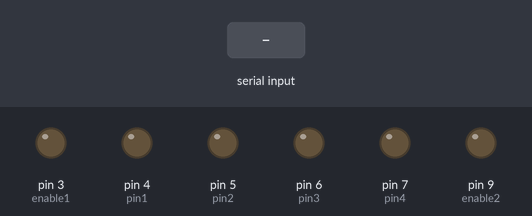
The sketch below on a simulated Arduino Uno, built with avr-gcc and run on an emulated ATmega328P. On the bench: output pins drawn as LEDs (lit = HIGH). The inputs (shaded band) are chosen by the test bench.

Above: at 1.2 s.
1.3 s: "F" received over Serial
At 2.1 s:
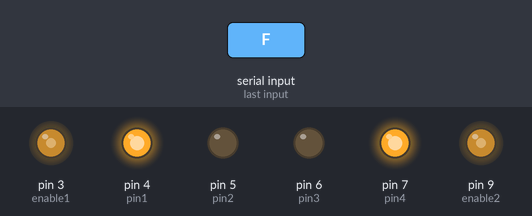
2.8 s: "R" received over Serial
At 3.3 s:
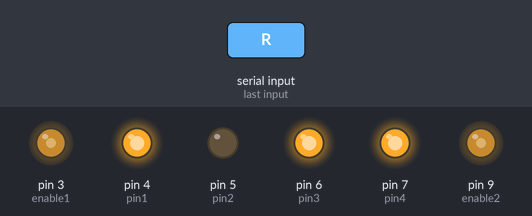
4.3 s: "L" received over Serial
At 5.5 s:
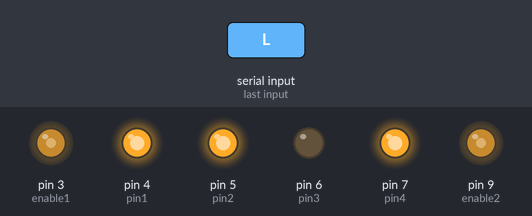
5.8 s: "B" received over Serial
At 6.8 s:
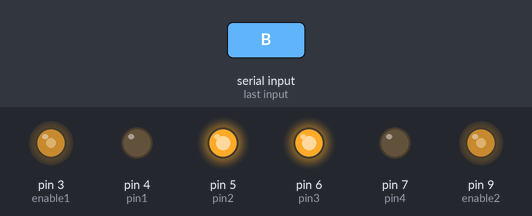
7.3 s: "R" received over Serial
At 7.9 s:
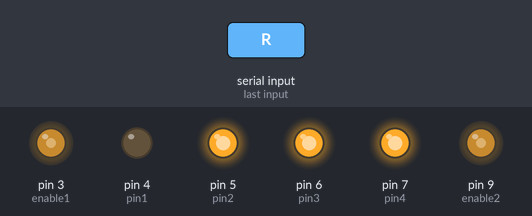
8.8 s: "L" received over Serial
At 10.2 s:
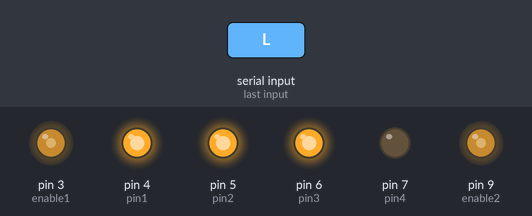
Timing chart, 0 to 11.3 s (numbered marks = the images above; inputs shaded):
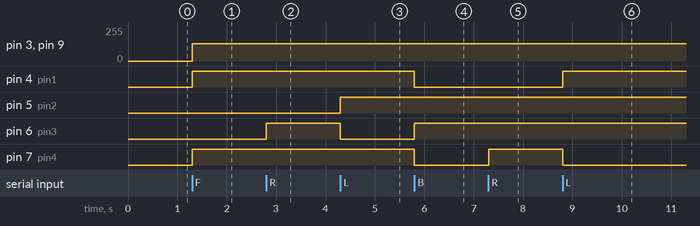

The sketch:

car.ino
```cpp
class car
{
  public:
    uint8_t pin1 = 4;
    uint8_t pin2 = 5;
    uint8_t pin3 = 6;
    uint8_t pin4 = 7;

    uint8_t enable1 = 3;
    uint8_t enable2 = 9;

    byte Speed = 130;
    bool Dir = 0;

    char val;
    car(uint8_t pin1, uint8_t pin2, uint8_t pin3, uint8_t pin4, uint8_t enable1, uint8_t enable2)
    {
      this->pin1 = pin1;
      this->pin2 = pin2;
      this->pin3 = pin3;
      this->pin4 = pin4;

      this->enable1 = enable1;
      this->enable2 = enable2;
    }

    void SetupCar()
    {
      pinMode(pin1, OUTPUT);
      pinMode(pin2, OUTPUT);
      pinMode(pin3, OUTPUT);
      pinMode(pin4, OUTPUT);
      pinMode(enable1, OUTPUT);
      pinMode(enable2, OUTPUT);
    }

    void Go(byte Speed)
    {
      analogWrite(enable1, Speed);
      analogWrite(enable2, Speed);
      digitalWrite(pin1, LOW);
      digitalWrite(pin2, HIGH);
      digitalWrite(pin3, LOW);
      digitalWrite(pin4, HIGH);
    }
    void GoBack(byte Speed)
    {
      analogWrite(enable1, Speed);
      analogWrite(enable2, Speed);
      digitalWrite(pin1, HIGH);
      digitalWrite(pin2, LOW);
      digitalWrite(pin3, HIGH);
      digitalWrite(pin4, LOW);
    }

    void Stop()
    {
      analogWrite(enable1, 0);
      analogWrite(enable2, 0);
      digitalWrite(pin1, LOW);
      digitalWrite(pin2, LOW);
      digitalWrite(pin3, LOW);
      digitalWrite(pin4, LOW);
    }

    void TurnRight(byte Speed)
    {
      analogWrite(enable1, Speed);
      analogWrite(enable2, Speed);
      digitalWrite(pin1, LOW);
      digitalWrite(pin2, HIGH);
      digitalWrite(pin3, HIGH);
      digitalWrite(pin4, HIGH);
    }

    void BackRight(byte Speed)
    {
      analogWrite(enable1, Speed);
      digitalWrite(pin1, HIGH);
      digitalWrite(pin2, LOW);

      analogWrite(enable2, Speed);
      digitalWrite(pin3, HIGH);
      digitalWrite(pin4, HIGH);
    }

    void TurnLeft(byte Speed)
    {
      analogWrite(enable1, Speed);
      analogWrite(enable2, Speed);
      digitalWrite(pin1, HIGH);
      digitalWrite(pin2, HIGH);
      digitalWrite(pin3, LOW);
      digitalWrite(pin4, HIGH);
    }

    void BackLeft(byte Speed)
    {
      analogWrite(enable1, Speed);
      digitalWrite(pin1, HIGH);
      digitalWrite(pin2, HIGH);

      analogWrite(enable2, Speed);
      digitalWrite(pin3, HIGH);
      digitalWrite(pin4, LOW);
    }
    void message()
    {
      if (val == 'F')
      {
        Go(Speed);
        Dir = false;
      }
      if (val == 'R' && Dir == 0)
      {
        TurnRight(Speed);
      }
      if (val == 'R' && Dir == 1)
      {
        BackRight(Speed);
      }

      if (val == 'L' && Dir == 0)
      {
        TurnLeft(Speed);
      }
      if (val == 'L' && Dir == 1)
      {
        BackLeft(Speed);
      }

      if (val == 'S')
      {
        Stop();
      }
      if (val == 'B')
      {
        GoBack(Speed);
        Dir = true;
      }
    }
};
car mert(5, 4, 6, 7, 3,9);

void setup() {
  mert.SetupCar();
  Serial.begin(9600);
}

void loop() {
  if (Serial.available() > 0)
  {
    mert.val = Serial.read();
    mert.message();
  }
}
```

Measured:
- after the input at 1.3 s, pin 3 (enable1), pin 9 (enable2): 0/255 → 130/255 at once; pin 4 (pin1), pin 7 (pin4): LOW → HIGH at once
- after the input at 2.8 s, pin 6 (pin3): LOW → HIGH at once
- after the input at 4.3 s, pin 5 (pin2): LOW → HIGH at once; pin 6 (pin3): HIGH → LOW at once
- after the input at 5.8 s, pin 4 (pin1), pin 7 (pin4): HIGH → LOW at once; pin 6 (pin3): LOW → HIGH at once
- after the input at 7.3 s, pin 7 (pin4): LOW → HIGH at once
- after the input at 8.8 s, pin 4 (pin1): LOW → HIGH at once; pin 7 (pin4): HIGH → LOW at once
